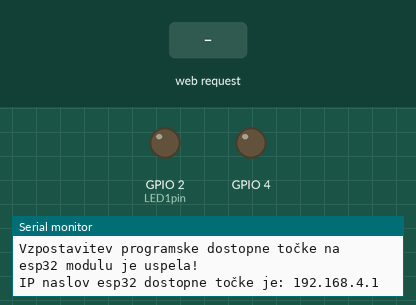
Simulated run of this program. Board: ESP32. Shown: output pins drawn as LEDs (lit = HIGH), the last lines printed to the serial monitor. The inputs (shaded band) are chosen by the test bench.

Above: at 2.7 s.
2.8 s: HTTP request GET /1 received
At 3.3 s:
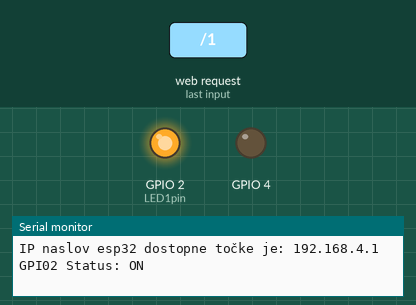
4.3 s: HTTP request GET /0 received
At 5.6 s:
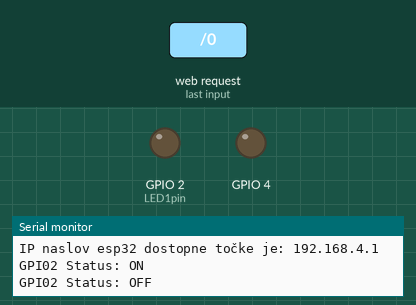
Timing chart, 0 to 7.3 s (numbered marks = the images above; inputs shaded):
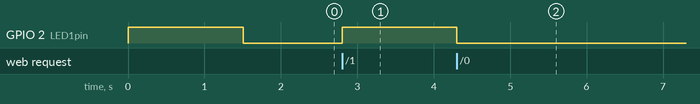

Measured:
- after the input at 2.8 s, GPIO 2 (LED1pin): LOW → HIGH at once
- after the input at 4.3 s, GPIO 2 (LED1pin): HIGH → LOW at once

The program:

main.cpp
```cpp
#include <Arduino.h>
#include "WiFi.h"
#include "WebServer.h"
#include <WiFiAP.h>

const char* ssid = "esp32_bajsi";
const char* password = "88888888";

WebServer server (80);
uint8_t LED1pin=2;
bool LED1status=LOW;
// vsebina HTML strani, ki se bo posredovala iz nasega esp32 spletnega streznika na
// brskalnik klienta, tu lahko dodamo tudi CSS
// nasa spletna stran bo spravljena v spremenljivki HTML tipa string

String HTML1 = "<!DOCTYPE html>\n\
<html lang='sl'>\n\
<head>\n\
    <meta charset='UTF-8'>\n\
    <meta name='viewport' content='width=device-width, initial-scale=1.0'>\n\
    <title>esp32</title>\n\
</head>\n\
<body>\n\
    <h1>Prejet ukaz za vklop LED diode</h1>\n\
</body>\n\
</html>\n\
";

String HTML0 = "<!DOCTYPE html>\n\
<html lang='sl'>\n\
<head>\n\
    <meta charset='UTF-8'>\n\
    <meta name='viewport' content='width=device-width, initial-scale=1.0'>\n\
    <title>esp32</title>\n\
</head>\n\
<body>\n\
    <h1>Prejet ukaz za izklop LED diode</h1>\n\
</body>\n\
</html>\n\
";

String HTML3 = "<!DOCTYPE html>\n\
<html lang='sl'>\n\
<head>\n\
    <meta charset='UTF-8'>\n\
    <meta name='viewport' content='width=device-width, initial-scale=1.0'>\n\
    <title>esp32</title>\n\
</head>\n\
<body>\n\
    <h1>Strežnik je zagnan. V brskalnik vpišete http://192.168.1.147/1 ali http://192.168.1.147/0, t.j. /1 ali /0 na koncu. Uporabimo http ne https (brez s)</h1>\n\
</body>\n\
</html>\n\
";
void handle_root(){
  server.send(200, "text/html;charset=utf-8", HTML3);
}

void handle_1() {
  LED1status=HIGH;
  Serial.println("GPI02 Status: ON");
  server.send(200, "text/html", HTML1); // ob zahtevi (request) "/1" bomo posredovali spletno stran ki je v string spremenljivki HTML1
}

void handle_0() {
  LED1status=LOW;
  Serial.println("GPI02 Status: OFF");
  server.send(200, "text/html", HTML0);
}

void handle_NotFound() {
  LED1status=LOW;
  server.send(404, "text/html", "Spletna stran ni bila najdena");
}

void setup() {
  // put your setup code here, to run once:
  // tu zapišemo kodo, ki se izvede le enkrat - nastavitve
  Serial.begin(115200);

  WiFi.softAP(ssid, password);

//izpisemo IP naslov
  Serial.println("Vzpostavitev programske dostopne točke na esp32 modulu je uspela!");
  Serial.print("IP naslov esp32 dostopne točke je: ");
  Serial.println(WiFi.softAPIP());

  server.on("/", handle_root);
  server.on("/1", handle_1); // ko vpisemo http://192.168.1.195/1 -> sprozimo funkcijo handle_1
  server.on("/0", handle_0);
  server.onNotFound(handle_NotFound);
  server.begin();

  pinMode(2, OUTPUT);
  pinMode(4,OUTPUT);
  digitalWrite(2, HIGH); // na nožici 2 zapišemo visoko vrednost - LED zasveti
  delay(500);
  digitalWrite(4, LOW);
  delay(500); // zakasnitev izvedbe programa za specificiran čas v milisekundah, 1000 ms = 1 s
  digitalWrite(2, HIGH); // na nožici 2 zapišemo nizko vrednost - LED ugasne
  delay(500); // zakasnitev izvedbe programa za specificiran čas v milisekundah, 1000 ms = 1 s
  digitalWrite(4, LOW);
}


void loop() {
  server.handleClient();

  if(LED1status) {
    digitalWrite(LED1pin, HIGH);
  } else {
    digitalWrite(LED1pin, LOW);
  }
} 
```
